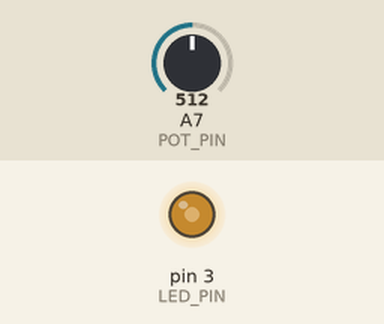
Recording of a sketch running on a simulated Arduino Nano, built with avr-gcc and run on an emulated ATmega328P. Parts: output pins drawn as LEDs (lit = HIGH). The inputs (shaded band) are chosen by the test bench; at power-on: A7 (POT_PIN) = 512.

Above: at 1.2 s.
1.3 s: A7 (POT_PIN) set to 716
At 1.8 s:
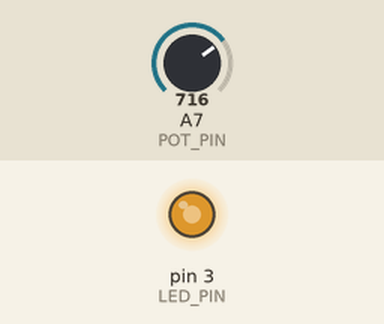
2.8 s: A7 (POT_PIN) set to 900
At 3.9 s:
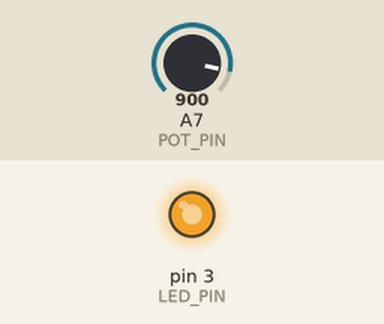
4.3 s: A7 (POT_PIN) set to 122
At 5.5 s:
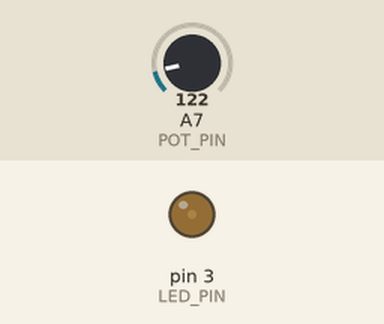
5.8 s: A7 (POT_PIN) set to 0
At 6.4 s:
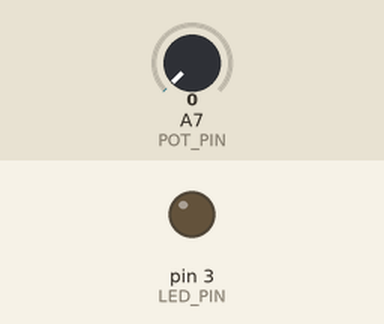
7.3 s: A7 (POT_PIN) set to 511
At 8.5 s:
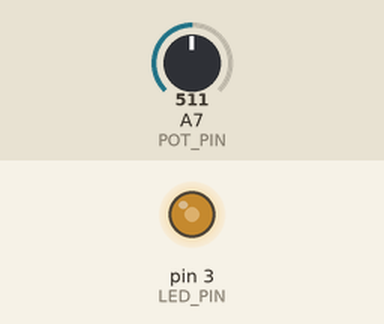
Timing chart, 0 to 9.8 s (numbered marks = the images above; inputs shaded):
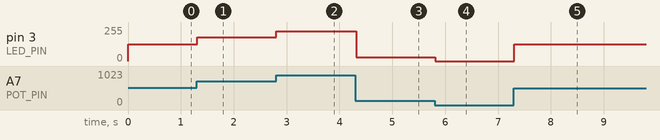

Measured:
- after the input at 1.3 s, pin 3 (LED_PIN): 127/255 → 178/255 at once
- after the input at 2.8 s, pin 3 (LED_PIN): 178/255 → 224/255 at once
- after the input at 4.3 s, pin 3 (LED_PIN): 224/255 → 30/255 at once
- after the input at 5.8 s, pin 3 (LED_PIN): 30/255 → 0/255 at once
- after the input at 7.3 s, pin 3 (LED_PIN): 0/255 → 127/255 at once

The sketch:

analog.ino
```cpp
int LED_PIN = 3;
int POT_PIN = A7;
int VAL_POT;

void setup() {
  pinMode(LED_PIN, OUTPUT);
}

void loop() {
  VAL_POT = analogRead(POT_PIN);
  VAL_POT = map(VAL_POT, 0, 1023, 0, 255); // Need to map from potentiometer to LED
  analogWrite(LED_PIN, VAL_POT);
  delay(20);
}
```
